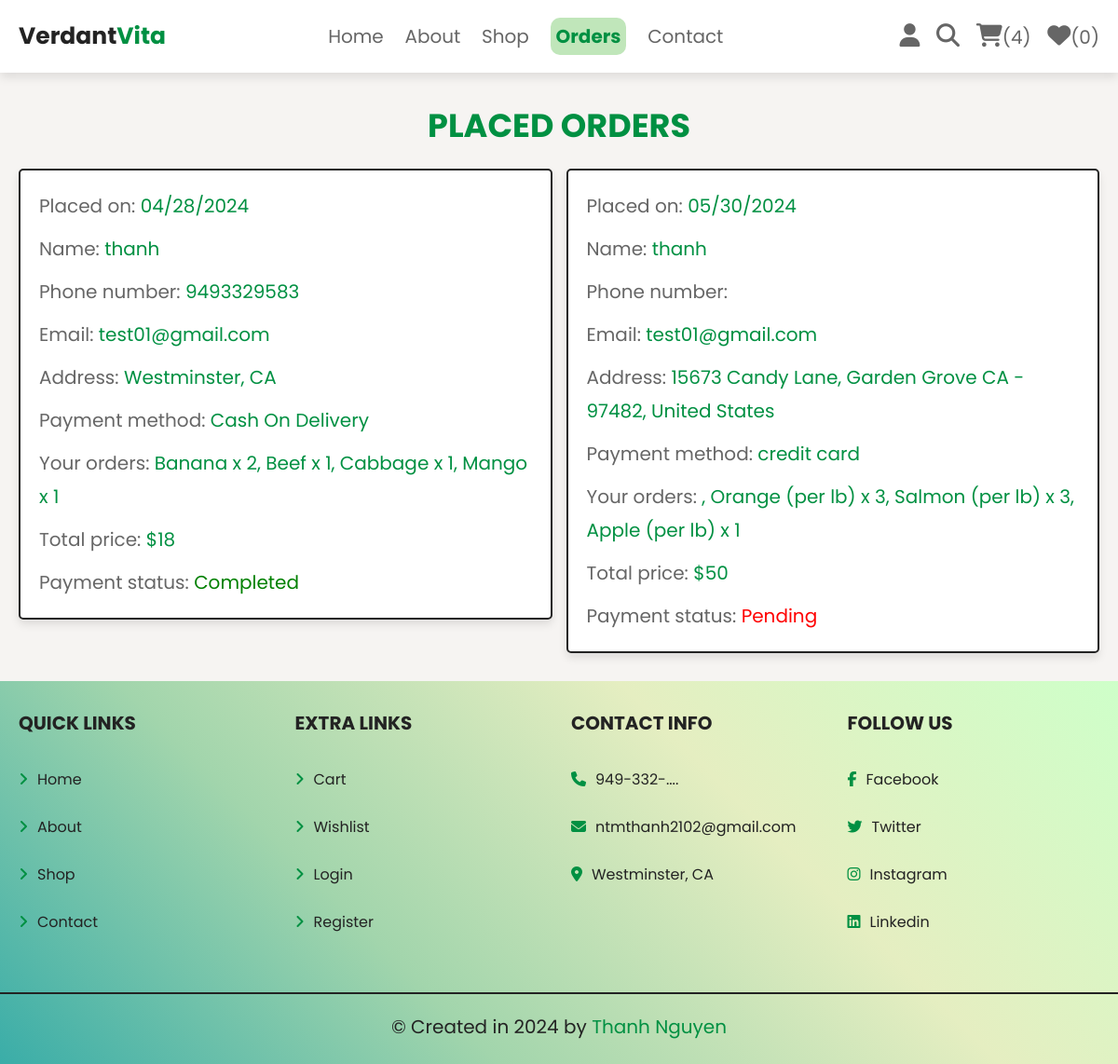
Screenshot of /orders.php (signed in) with the database file from the repository.
### tables this page shows
CREATE TABLE `orders` (
  `id` int(100) NOT NULL,
  `user_id` int(100) NOT NULL,
  `name` varchar(100) NOT NULL,
  `number` varchar(12) NOT NULL,
  `email` varchar(100) NOT NULL,
  `method` varchar(50) NOT NULL,
  `address` varchar(500) NOT NULL,
  `total_products` varchar(1000) NOT NULL,
  `total_price` int(100) NOT NULL,
  `placed_on` varchar(50) NOT NULL,
  `payment_status` varchar(20) NOT NULL DEFAULT 'Pending'
);

### orders.php (the view, shortened to what this page needs)
<?php
    @include 'config.php';
    $user_id = $_SESSION['user_id'];
?>
<!DOCTYPE html>
<html lang="en">
<head>
    <link rel = "stylesheet" href = "https://cdnjs.cloudflare.com/ajax/libs/font-awesome/6.5.1/css/all.min.css">
    <link rel = "stylesheet" href = "css/style.css">
</head>
<body>
    <?php include 'header.php';?>
    <section class = "placed-orders">
        <h1 class = "title">Placed Orders</h1>
        <div class = "box-container">
            <?php
                $select_orders = $conn->prepare("SELECT * FROM `orders` WHERE user_id = ?");
                $select_orders->execute([$user_id]);
                if ($select_orders->rowCount() > 0){
                    while ($fetch_orders = $select_orders->fetch(PDO::FETCH_ASSOC)){
            ?>
        <div class = "box">
            <p>Placed on: <span><?= $fetch_orders['placed_on'] ?></span></p>
            <p>Name: <span><?= $fetch_orders['name'] ?></span></p>
            <p>Phone number: <span><?= $fetch_orders['number'] ?></span></p>
            <p>Email: <span><?= $fetch_orders['email'] ?></span></p>
            <p>Address: <span><?= $fetch_orders['address'] ?></span></p>
            <p>Payment method: <span><?= $fetch_orders['method'] ?></span></p>
            <p>Your orders: <span><?= $fetch_orders['total_products'] ?></span></p>
            <p>Total price: <span>$<?= $fetch_orders['total_price'] ?></span></p>
            <p>Payment status: <span style = "color: <?php if ($fetch_orders['payment_status'] == 'Pending'){ echo 'red'; } else { echo 'green';} ?>"><?= $fetch_orders['payment_status'] ?></span></p>
        </div>
        <?php
                }
            } else {
                echo '<p class = "empty">You Have Not Placed Any Order Yet!</p>';
            }
        ?>
    </section>
    <?php include 'footer.php';?>
</body>
</html>

### css/style.css (style rules this page uses)
.placed-orders .box-container { display: flex; flex-wrap: wrap; gap: 1.5rem; align-items: flex-start; }
.placed-orders .box-container .box { padding: 1rem 2rem; border: var(--border); flex: 1 1 40rem; background-color: var(--white); box-shadow: var(--box-shadow); border-radius: 0.5rem; }
.placed-orders .box-container .box p { margin: 1rem 0; line-height: 1.8; font-size: 2rem; color: var(--light-color); }
.placed-orders .box-container .box p span { color: var(--green); }

### css/components.css (style rules this page uses)
:root { --green: #009042; --light-green: #c0e6ba; --orange: #f36e21; --red: #e74c3c; --black: #232323; --light-color: #666; --grey: #c0c0c0; --white: #fff; --light-bg: #f6f4f2; --border: 0.2rem solid var(--black); --box-shadow: 0 0.5rem 1rem rgba(0, 0, 0, 0.1); --background-gradient: linear-gradient(45deg, #3aada8, #a2d5ac, #e5eec1, #ceffc9); }
* { font-family: "Poppins", sans-serif; margin: 0; padding: 0; box-sizing: border-box; outline: none; border: none; text-decoration: none; color: var(--black); }
body { background-color: var(--light-bg); }
html { font-size: 62.5%; overflow-x: hidden; scroll-behavior: smooth; scroll-padding-top: 6.5rem; }
section { padding: 3rem 2rem; max-width: 1200px; margin: 0 auto; }
.title { text-align: center; margin-bottom: 2rem; text-transform: uppercase; color: var(--green); font-size: 3.5rem; }

### rows the page displays
orders: placed_on "04/28/2024", name "thanh", number "9493329583", email "test01@gmail.com", address "Westminster, CA", method "Cash On Delivery", total_products "Banana x 2, Beef x 1, Cabbage x 1, Mango x 1", total_price "18", payment_status "Completed"
orders: placed_on "05/30/2024", name "thanh", email "test01@gmail.com", address "15673 Candy Lane, Garden Grove CA - 97482, United States", method "credit card", total_products ", Orange (per lb) x 3, Salmon (per lb) x 3, Apple (per lb) x 1", total_price "50", payment_status "Pending"

### other values shown
$count_cart_items->rowCount() "4"
$count_wishlist_items->rowCount() "0"
